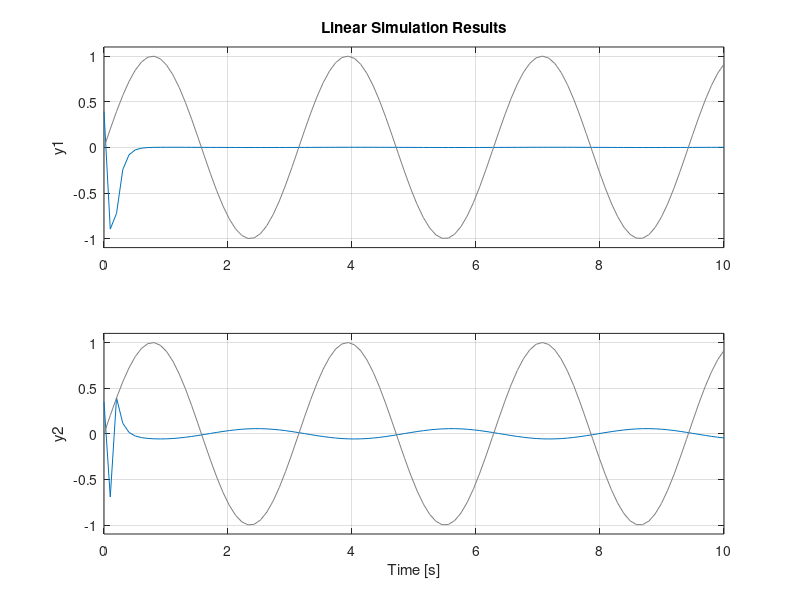

MATLAB code to generate this figure:
%Problem 4 Building an observer/state estimator
A=[-13.692 13.692 128.381;21.023 -21.023 -83.514;1 0 0];
B=[-74.101;113.775;0];
C=[1 0 0;0 1 0];
D=[0;0];

L=place(A',C',[-100 -101 -102])';
K=place(A,B,[-70,-10.8,-200]);
At=[A-B*K B*K;zeros(size(A)) A-L*C];
Bt=[B;zeros(size(B))];
Ct=[C zeros(size(C))];
sys_ob=ss(At,Bt,Ct,D);
x0=[pi/8,pi/9,-pi/3];
t=linspace(0,10);
u=sin(2*t);
lsim(sys_ob,u,t,[x0 x0])